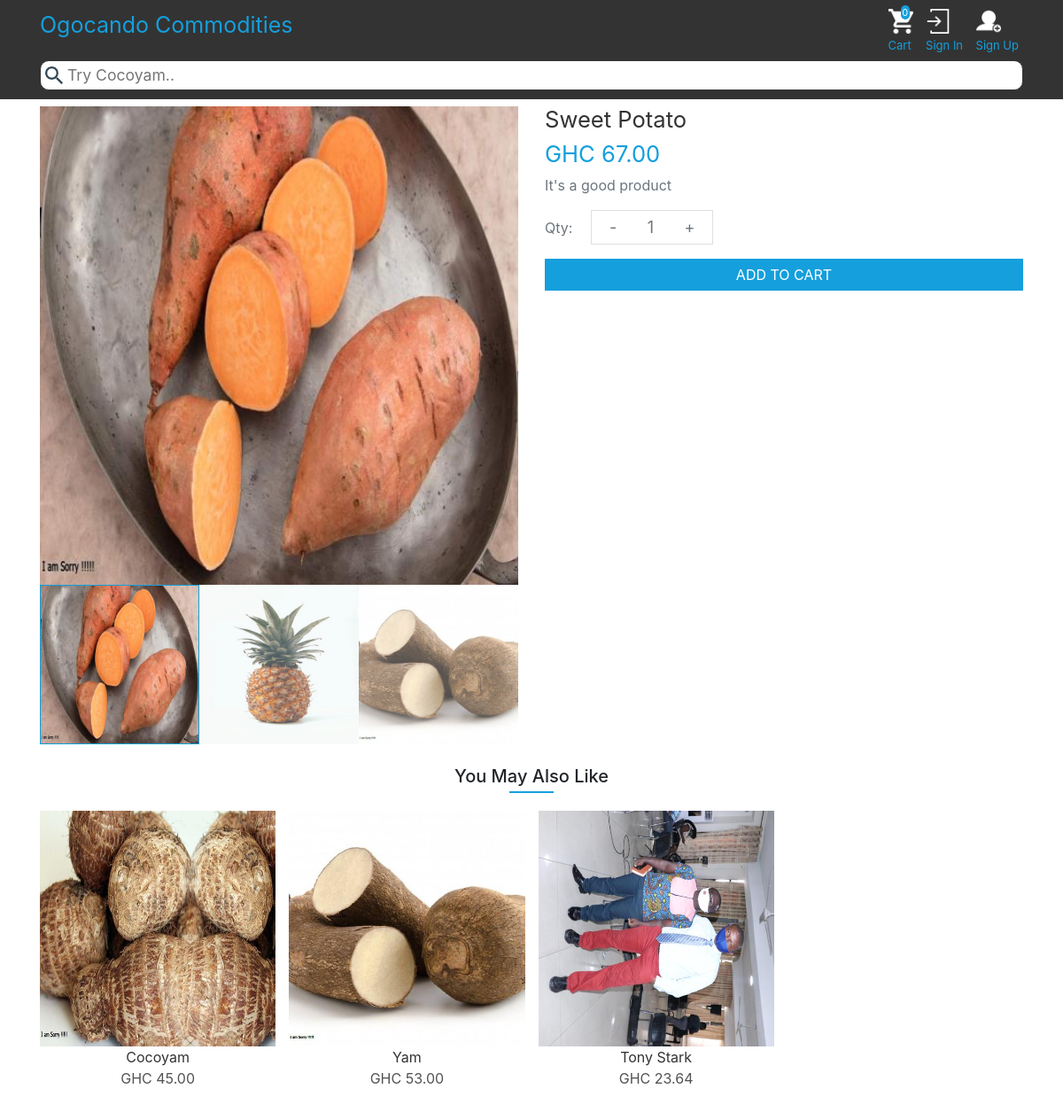
Screenshot of /product/3/detail/ with the database file from the repository.
### app/models.py (models this page shows, shortened)
class Product(models.Model):
    name = models.CharField(max_length = 100)
    price = models.DecimalField(max_digits = 1000,decimal_places =2)
    description = models.TextField(max_length = 500)
    image1 = models.ImageField(upload_to = 'product_images/')
    image2 = models.ImageField(upload_to = 'product_images/',default = 'default.png')
    image3 = models.ImageField(upload_to = 'product_images/',default = 'default.png')
    def active_images(self):
        return [img for img in [self.image1,self.image2,self.image3] if img]

### app/views.py (the view)
# urls.py: path('product/<int:pk>/detail/',app_views.ProductDetailView.as_view(),name = 'detail'),
class ProductDetailView(generic.DetailView):
    model = Product
    context_object_name = 'good'
    def get_context_data(self,*args,**kwargs):
        context = super().get_context_data(*args,**kwargs)
        good = super().get_object()
        context['goods'] = Product.objects.all().exclude(id = good.id)
        important_info(self,context)
        return context

### app/views.py (called while the page is built)
def important_info(inst,context):
    context['cart_items_count'] = inst.request.user.cart.cartitems_set.count() if inst.request.user.is_authenticated else inst.request.COOKIES.get('cart_count') if inst.request.COOKIES.get('cart_count') else 0
    context['cart_items'] = [item.product.name for item in inst.request.user.cart.cartitems_set.all()] if inst.request.user.is_authenticated else [value for key,value in inst.request.COOKIES.items() if key.startswith('product_name')]

### app/templates/app/product_detail.html (shortened to what this page needs)
{% extends 'app/base.html' %}
{% load static %}
{% block content %}
    <div class="container-md" style="margin-top: 120px;">
        <div id = 'main-good-container' class="row">
            <div class="col-md-6">
                <img id="main-image" width="100%" src="{{ good.image1.url }}" alt="">
                <div id="other-images-container">
                    {% for img in good.active_images %}
                        <img src="{{ img.url }}" alt="">
                    {% endfor %}
                </div>
            </div>
            <div class="col-md-6">
                <h1 class="text-center text-md-left" style="font-size: 1.6rem;color: #333333;font-weight: 400">{{ good.name }}</h1>
                <h1 class="text-center text-md-left" style="font-size: 1.6rem;color: #159fdc;font-weight: 400">GHC {{ good.price }}</h1>
                <p class="text-muted text-center text-md-left ">{{ good.description }}</p>
                <div class="text-center text-md-left" id="qty-container">
                    <p class="text-muted mr-3">Qty:</p>
                    <p class="text-muted">
                        <span id="decrease">-</span>
                        <span id = 'qty'>1</span>
                        <span id="increase">+</span>
                    </p>
                </div>
                {% if not good.name in cart_items %}
                    <p id="{{good.id}}">ADD TO CART</p>
                {% else %}
                    <p>ADDED</p>
                {% endif %}
            </div>
        </div>
        <h5 class="text-center mt-4 labels">You May Also Like</h5>
        <div id="other-goods-container">
            {% for good in goods %}
                <div class = 'good'>
                    <a href="{% url 'app:detail' good.pk %}">
                        <img width = '100%' src="{{ good.image1.url }}" alt="">
                        <p class="text-center m-auto mt-2" style = 'color: #333333'>{{good.name}}</p>
                        <p class="text-center" style = 'color: #535353'>GHC {{good.price}}</p>
                    </a>
                </div>
            {% endfor %}
        </div>
    </div>
{% endblock %}

### app/templates/app/product_detail.html (style rules this page uses)
#qty-container p { display: inline-block; }
#qty-container p:nth-child(2) { border: thin solid rgba(0,0,0,.125); padding: 5px; user-select: none; }
#qty-container p:nth-child(2) span { padding: 0px 15px; cursor: pointer; font-size: 18px; }
.row:first-child .col-md-6:nth-child(2) > p:last-child { background: #159fdc; padding: 5px 0px; color: white; border: thin solid #159fdc; text-align: center; transition: all .3s ease-in-out; cursor: pointer; }
#other-images-container { text-align: center; display: grid; grid-template-columns: repeat(3,1fr) }
#other-images-container > img:first-child { opacity: 1; border: thin solid #159fdc; }
#other-images-container > img { cursor: pointer; width: 100%; opacity: .7; transition: all .1s ease-in-out; }
.labels::after { content: ''; display: block; width: 50px; margin: 5px auto 20px auto; height: 2px; background: #159fdc; }
#other-goods-container { display: grid; grid-template-columns: repeat(4,1fr); grid-gap: 15px; }
#other-goods-container .good { max-width: 266.25; overflow: hidden; }
#other-goods-container .good > a { text-decoration: none; }

### rows the page displays
Product: image1 (picture), name "Sweet Potato", price "67.00", description "It's a good product"
Product: image1 (picture), name "Cocoyam", price "45.00"
Product: image1 (picture), name "Yam", price "53.00"
Product: image1 (picture), name "Tony Stark", price "23.64"

### other values shown
{{ cart_items_count }} "0"
